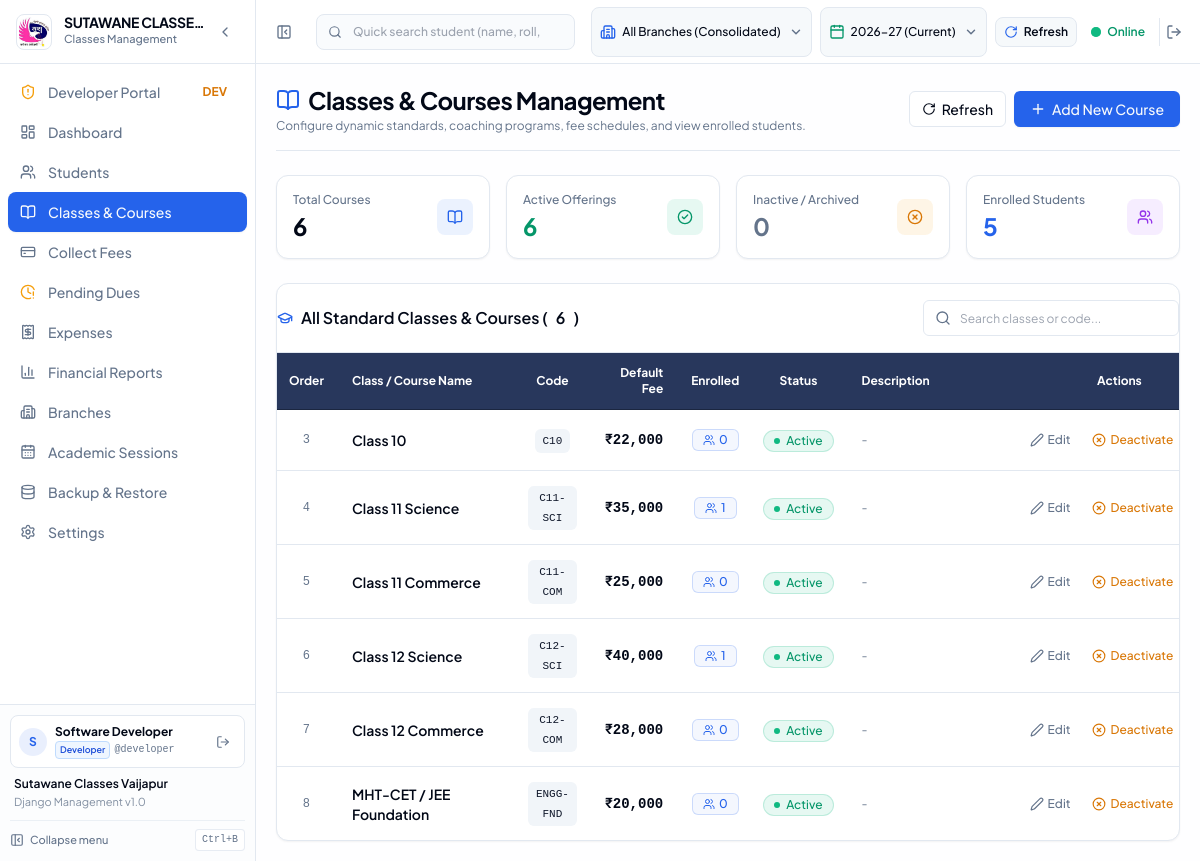
Page /courses/ (signed in) on the earlier database version.
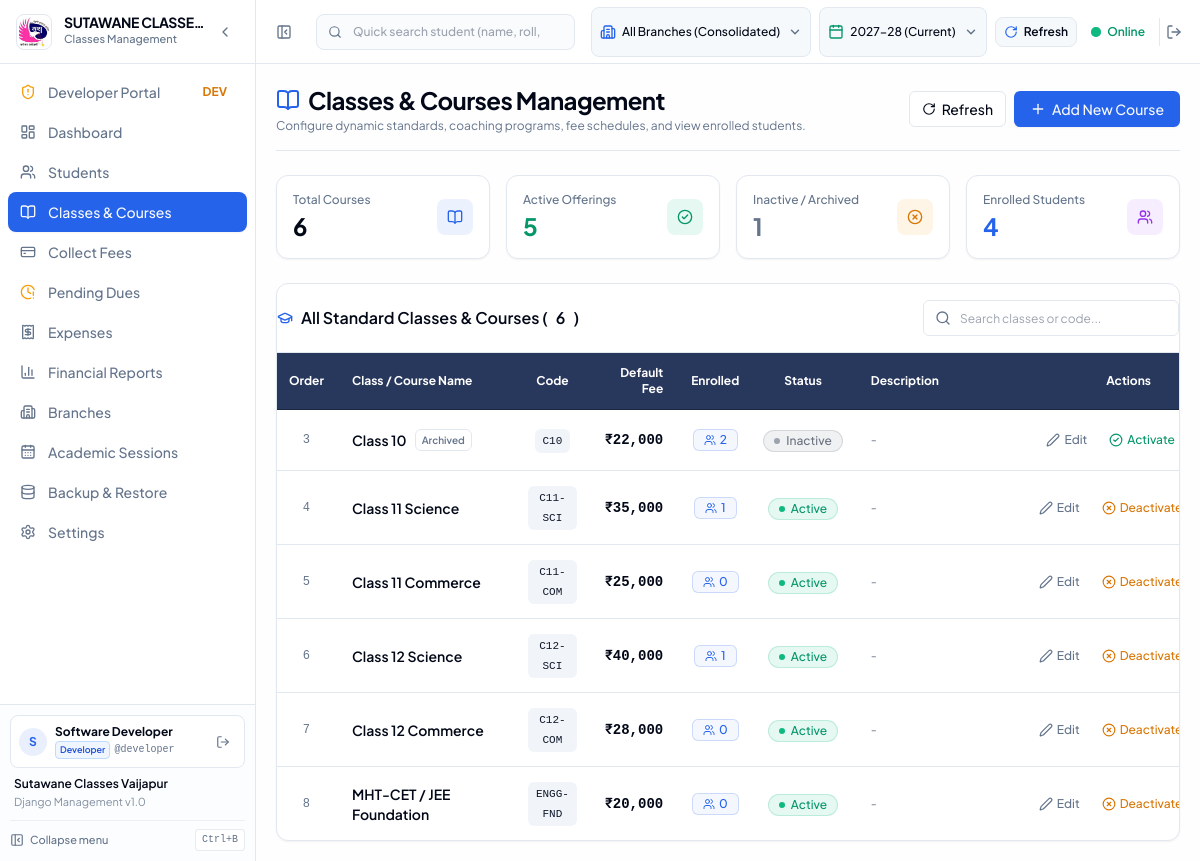
Same page on the later database version.
### apps/MyApp/models.py (models this page shows, shortened)
class Course(models.Model):
    id = models.CharField(primary_key=True, max_length=36, default=generate_uuid, editable=False)
    name = models.CharField(unique=True, max_length=150)
    code = models.CharField(max_length=50, null=True, blank=True)
    description = models.TextField(null=True, blank=True)
    default_fee = models.DecimalField(max_digits=12, decimal_places=2, default=Decimal('0.00'), null=True, blank=True, db_column='defaultFee', validators=[MinValueValidator(0)])
    is_active = models.BooleanField(default=True, db_column='isActive')
    sort_order = models.IntegerField(default=0, db_column='sortOrder')
    created_at = models.DateTimeField(default=timezone.now, db_column='createdAt')
    updated_at = models.DateTimeField(auto_now=True, db_column='updatedAt')
    class Meta:
        db_table = 'Course'
        indexes = [
            models.Index(fields=['name']),
            models.Index(fields=['is_active']),
            models.Index(fields=['is_active', 'sort_order']),
        ]
        constraints = [
            models.CheckConstraint(condition=models.Q(default_fee__gte=0), name='course_default_fee_non_negative'),
        ]

### apps/MyApp/views.py (the view, shortened to what this page needs)
# urls.py: path('courses/', views.courses_list_view, name='courses_list'),
def courses_list_view(request):
    search_q = request.GET.get('q', '').strip()
    courses_qs = Course.objects.all().order_by('sort_order', 'name')
    if search_q:
        courses_qs = courses_qs.filter(
            Q(name__icontains=search_q) |
            Q(code__icontains=search_q) |
            Q(description__icontains=search_q)
        )
    all_courses = list(Course.objects.all())
    total_courses = len(all_courses)
    active_count = sum(1 for c in all_courses if c.is_active)
    inactive_count = total_courses - active_count
    std_counts = dict(
        StudentAdmission.objects.values('standard').annotate(cnt=Count('id')).values_list('standard', 'cnt')
    )
    courses_data = []
    for c in courses_qs:
        enrolled_count = std_counts.get(c.name, 0)
        courses_data.append({
            'course': c,
            'enrolled_count': enrolled_count,
        })
    overall_enrolled = sum(std_counts.values())
    context = {
        'courses_data': courses_data,
        'total_courses': total_courses,
        'active_count': active_count,
        'inactive_count': inactive_count,
        'total_enrolled': overall_enrolled,
        'search_q': search_q,
    }
    return render(request, 'courses.html', context)

### apps/MyApp/cache_utils.py (called while the page is built)
def safe_cache_get(key: str, default: Any = None) -> Any:
    try:
        val = cache.get(key)
        return val if val is not None else default
    except Exception as exc:
        logger.warning("Cache GET failed for key '%s': %s", key, exc)
        return default

def safe_cache_set(key: str, value: Any, timeout: Optional[int] = None) -> bool:
    try:
        cache.set(key, value, timeout)
        return True
    except Exception as exc:
        logger.warning("Cache SET failed for key '%s': %s", key, exc)
        return False

def get_namespace_version(namespace: str) -> int:
    ver_key = f"__ns_ver__{namespace}"
    try:
        ver = cache.get(ver_key)
        if ver is None:
            ver = 1
            try:
                cache.set(ver_key, 1, None)
            except Exception:
                pass
        return int(ver)
    except Exception as exc:
        logger.warning("Failed to get namespace version for '%s': %s", namespace, exc)
        return 1

### apps/MyApp/models.py (called while the page is built)
    @property
    def is_developer(self):
        return self.role == 'DEVELOPER'

### apps/MyApp/templates/courses.html (shortened to what the changed rows need)
{% extends 'base.html' %}
{% load humanize %}
{% block content %}
<div class="space-y-6">
  <div class="flex flex-col sm:flex-row justify-between items-start sm:items-center gap-4 border-b pb-4">
    <div>
      <h1 class="text-2xl font-bold tracking-tight text-foreground flex items-center gap-2">
        <i data-lucide="book-open" class="w-6 h-6 text-primary"></i>
        Classes & Courses Management
      </h1>
    </div>
  </div>
  <div class="grid grid-cols-2 md:grid-cols-4 gap-4">
    <div class="rounded-xl border border-border bg-card text-card-foreground shadow-sm">
      <div class="p-4 flex items-center justify-between">
        <div>
          <p class="text-xs font-medium text-muted-foreground">Active Offerings</p>
          <p class="text-2xl font-bold text-emerald-600 mt-0.5">{{ active_count }}</p>
        </div>
      </div>
    </div>
    <div class="rounded-xl border border-border bg-card text-card-foreground shadow-sm">
      <div class="p-4 flex items-center justify-between">
        <div>
          <p class="text-xs font-medium text-muted-foreground">Inactive / Archived</p>
          <p class="text-2xl font-bold text-muted-foreground mt-0.5">{{ inactive_count }}</p>
        </div>
      </div>
    </div>
    <div class="rounded-xl border border-border bg-card text-card-foreground shadow-sm">
      <div class="p-4 flex items-center justify-between">
        <div>
          <p class="text-xs font-medium text-muted-foreground">Enrolled Students</p>
          <p class="text-2xl font-bold text-primary mt-0.5">{{ total_enrolled }}</p>
        </div>
      </div>
    </div>
  </div>
  <div class="rounded-xl border border-border bg-card text-card-foreground shadow-sm overflow-hidden">
    <div class="overflow-x-auto">
      <table class="w-full text-sm text-left border-collapse" id="coursesTable">
        <thead class="bg-[#28375C] text-white">
          <tr class="border-b border-[#1b2640] text-xs font-semibold">
            <th class="w-20 text-center py-3 px-3 text-white">Order</th>
            <th class="text-left py-3 px-4 text-white min-w-[180px]">Class / Course Name</th>
            <th class="w-28 text-center py-3 px-3 text-white">Code</th>
            <th class="w-32 text-right py-3 px-4 text-white">Default Fee</th>
            <th class="w-28 text-center py-3 px-3 text-white">Enrolled</th>
            <th class="w-28 text-center py-3 px-3 text-white">Status</th>
            <th class="text-left py-3 px-4 text-white min-w-[160px]">Description</th>
            <th class="w-56 text-center py-3 px-4 text-white">Actions</th>
          </tr>
        </thead>
        <tbody class="divide-y divide-border">
          {% for item in courses_data %}
          <tr class="course-row hover:bg-muted/40 transition-colors"
              data-name="{{ item.course.name|lower }}"
              data-code="{{ item.course.code|default:''|lower }}"
              data-desc="{{ item.course.description|default:''|lower }}">
            <td class="text-center font-mono text-xs text-muted-foreground py-3.5 px-3">
              {{ item.course.sort_order }}
            </td>
            <td class="font-semibold text-foreground py-3.5 px-4 text-left">
              <div class="flex items-center gap-2">
                <span>{{ item.course.name }}</span>
                {% if not item.course.is_active %}
                <span class="inline-flex items-center rounded-md border px-1.5 py-0 text-[10px] font-semibold text-muted-foreground border-border">
                  Archived
                </span>
                {% endif %}
              </div>
            </td>
            <td class="text-center py-3.5 px-3">
              {% if item.course.code %}
              <span class="inline-flex items-center justify-center rounded-md bg-secondary px-2 py-0.5 text-[11px] font-mono font-medium text-secondary-foreground">
                {{ item.course.code }}
              </span>
              {% else %}
              <span class="text-muted-foreground text-xs">-</span>
              {% endif %}
            </td>
            <td class="text-right font-semibold text-foreground py-3.5 px-4 font-mono">
              {% if item.course.default_fee is not None %}
              <span>₹{{ item.course.default_fee|floatformat:0|intcomma }}</span>
              {% else %}
              <span class="text-muted-foreground text-xs font-normal">Custom</span>
              {% endif %}
            </td>
            <td class="text-center py-3.5 px-3">
              <span class="inline-flex items-center justify-center rounded-md border border-primary/20 bg-primary/5 px-2.5 py-0.5 text-xs font-medium text-primary gap-1">
                <i data-lucide="users" class="w-3 h-3"></i>
                {{ item.enrolled_count }}
              </span>
            </td>
            <td class="text-center py-3.5 px-3">
              {% if item.course.is_active %}
              <span class="inline-flex items-center justify-center gap-1.5 px-2.5 py-0.5 rounded-full text-xs font-medium bg-emerald-500/10 text-emerald-600 border border-emerald-500/20">
                <span class="w-1.5 h-1.5 rounded-full bg-emerald-500 animate-pulse"></span>
                Active
              </span>
              {% else %}
              <span class="inline-flex items-center justify-center gap-1.5 px-2.5 py-0.5 rounded-full text-xs font-medium bg-gray-500/10 text-gray-500 border border-gray-500/20">
                <span class="w-1.5 h-1.5 rounded-full bg-gray-400"></span>
                Inactive
              </span>
              {% endif %}
            </td>
            <td class="max-w-[220px] truncate text-xs text-muted-foreground py-3.5 px-4 text-left" title="{{ item.course.description|default:'' }}">
              {{ item.course.description|default:"-" }}
            </td>
            <td class="text-center py-3.5 px-4">
              <div class="flex items-center justify-center gap-1.5">
                <button
                  type="button"
                  onclick="openEditModal('{{ item.course.id }}', '{{ item.course.name|escapejs }}', '{{ item.course.code|default:''|escapejs }}', '{{ item.course.default_fee|default:'' }}', '{{ item.course.sort_order }}', {{ item.course.is_active|yesno:'true,false' }}, '{{ item.course.description|default:''|escapejs }}')"
                  class="inline-flex items-center justify-center rounded-md text-xs font-medium h-8 px-2 text-muted-foreground hover:bg-accent hover:text-foreground transition-colors cursor-pointer"
                  title="Edit course details"
                >
                  <i data-lucide="edit-2" class="w-3.5 h-3.5 mr-1"></i>
                  Edit
                </button>
                <form method="POST" action="{% url 'courses_list' %}" class="inline">
                  <button
                    type="submit"
                    class="inline-flex items-center justify-center rounded-md text-xs font-medium h-8 px-2 hover:bg-accent transition-colors cursor-pointer"
                    title="{% if item.course.is_active %}Deactivate course{% else %}Activate course{% endif %}"
                  >
                    {% if item.course.is_active %}
                    <span class="text-amber-600 flex items-center gap-1">
                      <i data-lucide="x-circle" class="w-3.5 h-3.5"></i>
                      Deactivate
                    </span>
                    {% else %}
                    <span class="text-emerald-600 flex items-center gap-1">
                      <i data-lucide="check-circle-2" class="w-3.5 h-3.5"></i>
                      Activate
                    </span>
                    {% endif %}
                  </button>
                </form>
              </div>
            </td>
          </tr>
          {% endfor %}
        </tbody>
      </table>
    </div>
  </div>
</div>
{% endblock %}

Differences in the rows shown:
changed Course "Class 10": enrolled_count "0" → "2"; isActive "Active Deactivate" → "Archived Inactive Activate"
Other differences:
text written by a page script: "2026-27 (Current)" → "2027-28 (Current)"
{{ active_count }}: "6" → "5"
{{ inactive_count }}: "0" → "1"
{{ total_enrolled }}: "5" → "4"
